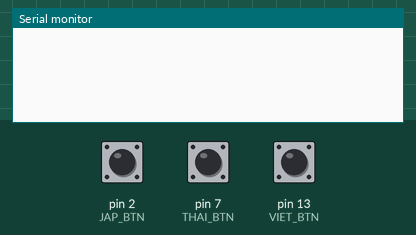
This sketch was run on a simulated Arduino Uno, built with avr-gcc and run on an emulated ATmega328P. Parts: the last lines printed to the serial monitor. The test bench sets the inputs (shaded band); at power-on: pin 2 (JAP_BTN) LOW, pin 7 (THAI_BTN) LOW, pin 13 (VIET_BTN) LOW.

Above: at 1.2 s.
1.3 s: pin 2 (JAP_BTN) pulled HIGH for 0.15 s
At 2.1 s:
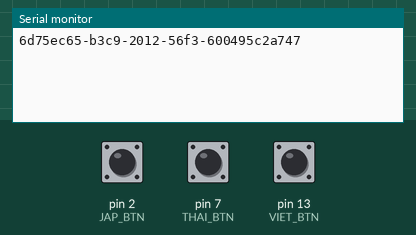
2.9 s: pin 7 (THAI_BTN) pulled HIGH for 0.15 s
At 3.3 s:
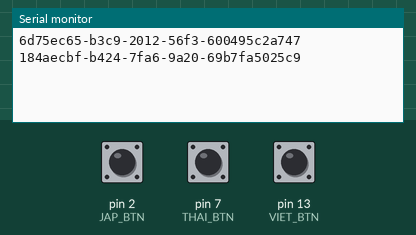
4.5 s: pin 13 (VIET_BTN) pulled HIGH for 0.15 s
At 5.8 s:
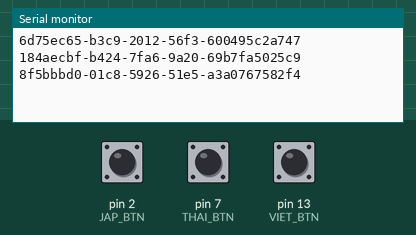

Measured:
- after the input at 1.3 s, the serial monitor: prints a new line at once (image 1)
- after the input at 2.9 s, the serial monitor: prints a new line at once (image 2)
- after the input at 4.5 s, the serial monitor: prints a new line at once (image 3)

The sketch:

arduino.ino
```cpp
// include the library code:
#include <LiquidCrystal.h>

/* The circuit:
 * LCD RS pin to digital pin 12
 * LCD Enable pin to digital pin 11
 * LCD D4 pin to digital pin 5
 * LCD D5 pin to digital pin 4
 * LCD D6 pin to digital pin 3
 * LCD D7 pin to digital pin 2
 * LCD R/W pin to ground
 * 10K resistor:
 * ends to +5V and ground
 * wiper to LCD VO pin (pin 3)
 */
// initialize the library with the numbers of the interface pins
//YoLunchLiquidCrystal lcd(12, 11, 5, 4, 3, 2);

const int JAP_BTN =    2;
const int THAI_BTN =   7;
const int VIET_BTN =  13;

void setup()
{
  // Start the hardware serial port
  Serial.begin(9600);

  // initialize the pushbutton pin as an input:
  pinMode(JAP_BTN , INPUT);
  pinMode(THAI_BTN, INPUT);
  pinMode(VIET_BTN, INPUT);

}

void loop()
{
  // read the state of the pushbutton value:
  if( digitalRead(JAP_BTN) ==  HIGH ) {
    Serial.println("6d75ec65-b3c9-2012-56f3-600495c2a747");
    delay(600);
  }
  if( digitalRead(THAI_BTN) ==  HIGH ) {
    Serial.println("184aecbf-b424-7fa6-9a20-69b7fa5025c9");
    delay(600);
  }
  if( digitalRead(VIET_BTN) ==  HIGH ) {
    Serial.println("8f5bbbd0-01c8-5926-51e5-a3a0767582f4");
    delay(600);
  }
}
```
